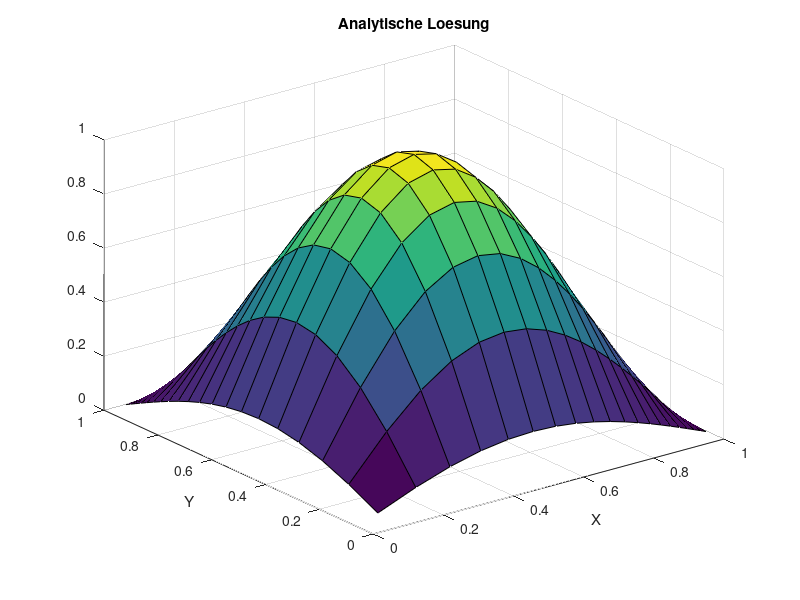
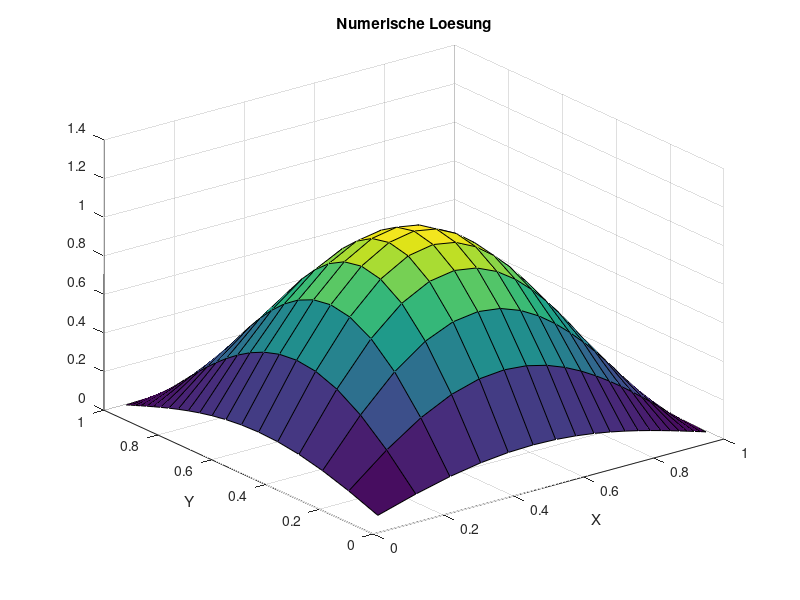
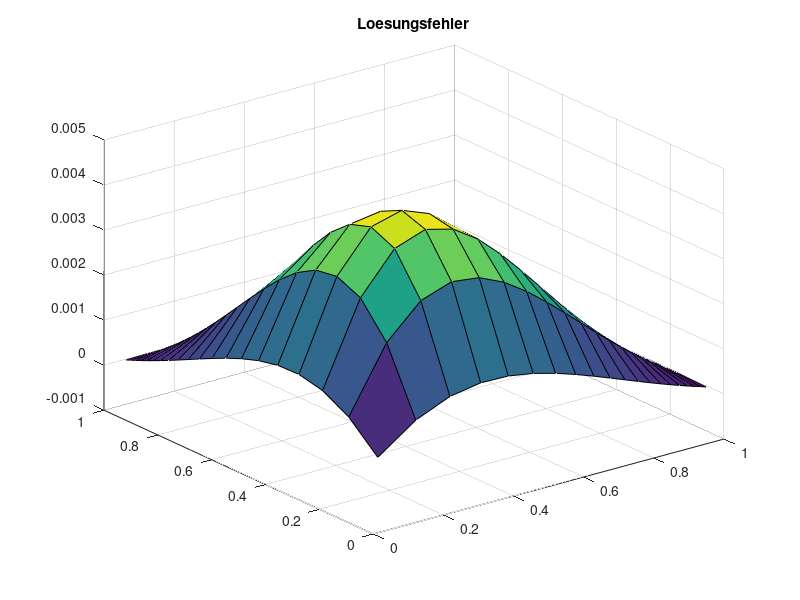
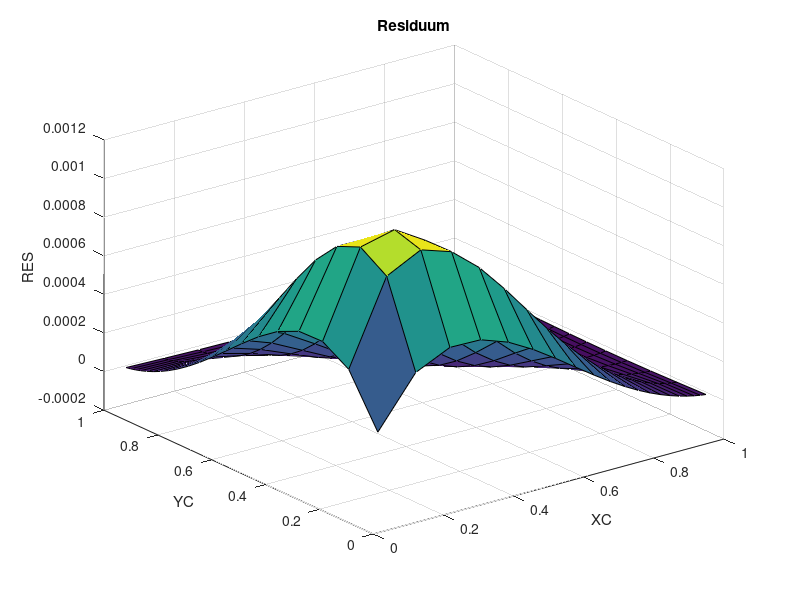

These charts were generated, in order, by the following MATLAB code:
clc
clear all
close all
SOL=@(x,y) sin(pi*x)*sin(pi*y);
MSOL=@(x,y) -2*pi^2*sin(pi*x)*sin(pi*y) + pi*cos(pi*x)*sin(pi*y) + pi*sin(pi*x)*cos(pi*y);
%SOL=@(x,y) sin(pi/2*x)*sin(pi/2*y);
%MSOL=@(x,y) pi/2*cos(pi/2*x)*cos(pi/2*y) -pi/2*sin(pi/2*x)*sin(pi/2*y) -pi^2/2*sin(pi/2*x)*cos(pi/2*y);
DIF=1.0;
KONV=1.0;
XMIN=0.0;
XMAX=1.0;
YMIN=0.0;
YMAX=1.0;
ALPHAX=0.9;
ALPHAY=0.9;
N=20; % KV's in einer Koordinatenrichtung, macht N^2 KV gesamt
NN=N*N;


X = zeros(1,N+1);
for I=1:N+1
  X(I) = XMIN + (ALPHAX^(I-1)-1)/(ALPHAX^N-1)*(XMAX-XMIN);
end
Y = zeros(1,N+1);
for I=1:N+1
  Y(I) = YMIN + (ALPHAY^(I-1)-1)/(ALPHAY^N-1)*(YMAX-YMIN);
end

NDIVS = 3;
% N halbieren
%for j=1:NDIVS
%idx =1;
%X2=0;
%for i=1:length(X)+1
  %if mod(i, 2)==1
    %X2(idx)=X(i);
    %idx=idx+1;
  %end
%end
%X=X2;
%N=length(X)-1;
%end

%for j=1:NDIVS
%idx =1;
%Y2=0;
%for i=1:length(Y)+1
  %if mod(i, 2)==1
    %Y2(idx)=Y(i);
    %idx=idx+1;
  %end
%end
%Y=Y2;
%N=length(Y)-1;
%end
%NN=N*N;

XC = (X(1:N)+X(2:N+1))/2;
YC = (Y(1:N)+Y(2:N+1))/2;
XCR = [XMIN, XC, XMAX];
YCR = [YMIN, YC, YMAX];

%%% ANALYTISCHE LÖSUNG
TA = zeros(N, N);
for I=1:N
  for J=1:N
    TA(I, J)=SOL(XC(I), YC(J));
  end
end

figure(1)
surf(XC, YC, TA');
title('Analytische Loesung')
xlabel('X')
ylabel('Y')

%%% FVM Lösung

% Randbedingungen
for I=1:N RBS(I)=SOL(XC(I), 0); end
for I=1:N RBN(I)=SOL(XC(I), 1); end
for I=1:N RBE(I)=SOL(1, YC(I)); end
for I=1:N RBW(I)=SOL(0, YC(I)); end

% Koeffizienten speichern
AP = zeros(N);
AE = zeros(N);
AN = zeros(N);
AW = zeros(N);
AS = zeros(N);

for I=1:N
  for J=1:N
    DX = X(I+1)-X(I);
    DY = Y(J+1)-Y(J);

    DXE = XCR(I+2)-XCR(I+1);
    DXW = XCR(I+1)-XCR(I);

    DYN = YCR(J+2)-YCR(J+1);
    DYS = YCR(J+1)-YCR(J);

    AE(I,J) = DIF*DY/DXE;
    AW(I,J) = DIF*DY/DXW;
    AN(I,J) = DIF*DX/DYN;
    AS(I,J) = DIF*DX/DYS;

    AP(I,J) = -AE(I,J)-AN(I,J)-AW(I,J)-AS(I,J);

    DCDSE = (X(I+1)-XCR(I+1))/DXE;
    DCDSW = (XCR(I+1)-X(I))/DXW;
    DCDSN = (Y(J+1)-YCR(J+1))/DYN;
    DCDSS = (YCR(J+1)-Y(J))/DYS;

    AEK(I,J) = KONV * DCDSE * DY;
    AWK(I,J) =-KONV * DCDSW * DY;
    ANK(I,J) = KONV * DCDSN * DX;
    ASK(I,J) =-KONV * DCDSS * DX;

    APK(I,J) = KONV*((1-DCDSE)-(1-DCDSW))*DY+KONV*((1-DCDSN)-(1-DCDSS))*DX;

    AK(I,J) = KONV;
  end
end

% Gesamtgleichungssystem aufstellen
A = zeros(NN);
b = zeros(NN, 1);

for J=1:N
  for I=1:N
    IDX = (J-1)*N + I;

    DX = X(I+1)-X(I);
    DY = Y(J+1)-Y(J);
    b(IDX) = MSOL(XC(I),YC(J))*DX*DY;

    % Hauptdiagonale
    A(IDX, IDX) = AP(I,J) + APK(I,J);
    A2(IDX,IDX) = APK(I,J);

    % Westliche Nebendiagonale
    if mod(IDX,N)==1
      b(IDX) = b(IDX) - AW(I,J)*RBW(J) + AK(I,J)*RBW(J);
    else
      A(IDX, IDX-1) = AW(I,J) + AWK(I,J);
    end

    % Östliche Nebendiagonale
    if mod(IDX,N)==0
      b(IDX) = b(IDX) - AE(I,J)*RBE(J) - AK(I,J)*RBE(J);
    else
      A(IDX, IDX+1) = AE(I,J) + AEK(I,J);
    end

    % Nördliche Nebendiagonale
    if IDX > NN-N
      b(IDX) = b(IDX) - AN(I,J)*RBN(I) + AK(I,J)*RBN(I);
    else
      A(IDX, IDX+N) = AN(I,J) + ANK(I,J);
    end

    % Südliche Nebendiagonale
    if IDX <= N
      b(IDX) = b(IDX) - AS(I,J)*RBS(I) - AK(I,J)*RBS(I);
    else
      A(IDX, IDX-N) = AS(I,J) + ASK(I,J);
    end
  end
end

t=A\b;
T=reshape(t,N,N);

% mit Randwerten
T2 = zeros(N+2);
T2(2:N+1,2:N+1) = T;

figure(2)
surf(XC, YC, T');
title('Numerische Loesung')
xlabel('X')
ylabel('Y')


%%% Lösungsfehler berechnen
SERR=0.0;
ERR=zeros(N);
for I=1:N
  for J=1:N
    ERR(I,J)=T(I, J)-TA(I, J);
    SERR=SERR+ERR(I,J)^2;
  end
end
SERR=sqrt(SERR/NN);

figure(3)
surf(XC, YC, ERR');
title('Loesungsfehler')

fprintf('Summierter Fehler %16.10e NN=%g\n', SERR, NN);

%%% ORDNUNG  BESTIMMEN
%T3
ERR5=5.7803454106e-02;
ERR10=9.2055921584e-03;
ERR20=2.0604562105e-03;
ERR40=5.0728031553e-04;
op=log((ERR5)/(ERR10))/log(2);
fprintf('Ordnung des Verfahrens %16.10e \n',op  );
op=log((ERR10)/(ERR20))/log(2);
fprintf('Ordnung des Verfahrens %16.10e \n',op  );
op=log((ERR20)/(ERR40))/log(2);
fprintf('Ordnung des Verfahrens %16.10e \n',op  );



%%% RESIDUUM BERECHNEN
s=zeros(N);
for I=1:N
  for J=1:N
    s(I, J)=SOL(XC(I), YC(J));
  end
end

s=reshape(s, NN, 1);

RES=A*s-b;

RES2 = reshape(RES, N, N);

figure(4)
surf(XC, YC, RES2');

xlabel('XC')
ylabel('YC')
zlabel('RES')
title('Residuum')

%%% Truncation Error berechnen

% b ohne Randwerte
TERR=zeros(N);
b=zeros(N);
for I=1:N
  for J=1:N
    DX = X(I+1)-X(I);
    DY = Y(J+1)-Y(J);
    b(I,J) = MSOL(XC(I),YC(J))*DX*DY;
  end
end

% source term
TERRS=zeros(N);
for I=1:N
  for J=1:N
    % benötigte Werte zwischenspeichern
    XP=XCR(I+1);
    YP=YCR(J+1);
    Xe=X(I+1);
    Xw=X(I);
    Yn=Y(J+1);
    Ys=Y(J);

    DX = Xe-Xw;
    DY = Yn-Ys;
    fP = b(I,J);

    % west
    if I==1
      fE=b(I+1);
      XE=XCR(I+2);

      TERRS1 = 1/(6*DX)*((fE-fP)/(XE-XP)-(fP-RBW(J))/(XP-Xw))*((Xe-XP)^3-(Xw-XP)^3)*DY;
    % east
    elseif I==N
      fW=b(I-1);
      XW=XCR(I);

      TERRS1 = 1/(6*DX)*((RBE(J)-fP)/(Xe-XP)-(fP-fW)/(XP-XW))*((Xe-XP)^3-(Xw-XP)^3)*DY;
    % central
    else
      fE=b(I+1,J);
      XE=XCR(I+2);
      fW=b(I-1,J);
      XW=XCR(I);

      TERRS1 = 1/(6*DX)*((fE-fP)/(XE-XP) - (fP-fW)/(XP-XW))* ((Xe-XP)^3-(Xw-XP)^3)*DY;
    end

    % south
    if J==1
      fN=b(I,J+1);
      YN=YCR(J+2);

      TERRS2 = 1/(6*DY)*((fN-fP)/(YN-YP) - (fP-RBS(I))/(YP-Ys))* ((Yn-YP)^3 - (Ys-YP)^3)*DX;
    % west
    elseif J==N
      fS=b(I,J-1);
      YS=YCR(J);

      TERRS2 = 1/(6*DY)*((RBN(I)-fP)/(Yn-YP) - (fP-fS)/(YP-YS))* ((Yn-YP)^3 - (Ys-YP)^3)*DX;
    % central
    else
      fN=b(I,J+1);
      YN=YCR(J+2);
      fS=b(I,J-1);
      YS=YCR(J);

      TERRS2 = 1/(6*DY)*((fN-fP)/(YN-YP) - (fP-fS)/(YP-YS))* ((Yn-YP)^3 - (Ys-YP)^3)*DX;
    end

    TERRS(I,J) = TERRS1 + TERRS2;
  end
end

TERRDE=zeros(N);
TERRDW=zeros(N);
TERRDN=zeros(N);
TERRDS=zeros(N);
TERRKE=zeros(N);
TERRKW=zeros(N);
TERRKN=zeros(N);
TERRKS=zeros(N);
for I=1:N
  for J=1:N
    % benötigte Werte zwischenspeichern
    XP=XCR(I+1);
    YP=YCR(J+1);
    Xe=X(I+1);
    Xw=X(I);
    Yn=Y(J+1);
    Ys=Y(J);

    DX = Xe-Xw;
    DY = Yn-Ys;

    TP=T(I,J);

    % west
    if I==1
      XE=XCR(I+2);
      TE=T(I+1,J);
      Xee=X(I+2);

      XEE=XCR(I+3);
      TEE=T(I+2,J);

      De = (Xe-XP)/(XE-XP);
      Te = De * TE + (1-De) * TP;

      TERRDE(I,J) = 1/(2*(XE-XP))*((TEE-TP)/(XEE-XP)-(TE-RBW(J))/(XE-Xw))...
        * (((XP-Xe)^2-(XE-Xe)^2)/(XE-XP))...
        + (1/(Xee-Xe)*((TEE-TE)/(XEE-XE)-(TE-TP)/(XE-XP)) - 1/(Xe-Xw)*((TE-TP)/(XE-XP)-(TP-RBW(J))/(XP-Xw)))...
        * 1/(6*(XE-XP))*(((XP-Xe)^3-(XE-Xe)^3)/(XE-XP))...
        + (1/(Xee-Xe)*((TEE-TE)/(XEE-XE)-(TE-TP)/(XE-XP)) - 1/(Xe-Xw)*((TE-TP)/(XE-XP)-(TP-RBW(J))/(XP-Xw)))...
        * 1/(6*(XE-XP)) * ((Yn-YP)^3 - (Ys-YP)^3);

      TERRDW(I,J) = -1/2*((Te-RBW(J))/(Xe-Xw) - (TP-RBW(J))/(XP-Xw));

      TERRKE(I,J) = 1/(2*(Xe-Xw))*((TE-TP)/(XE-XP) - (TP-RBW(J))/(XP-Xw))*(Xe-XE)*(Xe-XP)...
          + 1/(6*(XE-XP))*((TEE-TP)/(XEE-XP)-(TE-RBW(J))/(XE-Xw)) * ((Yn-YP)^3 - (Ys-YP)^3)...
          + 1/6*(Xe-XP)/DX*((Xe-XP)^2-(XE-XP)^2)...
          * (1/(XE-XP)*((TEE-TP)/(XEE-XP)-(TE-RBW(J))/(XE-Xw)) - 1/(XP-Xw)*((TE-RBW(J))/(XE-Xw) - (TP-RBW(J))/(XP-Xw)));

      TERRKW(I,J) = 0;

    % west +1
    elseif I==2
      XE=XCR(I+2);
      TE=T(I+1,J);
      Xee=X(I+2);

      XEE=XCR(I+3);
      TEE=T(I+2,J);

      XW=XCR(I);
      TW=T(I-1,J);
      Xww=X(I-1);

      TERRDE(I,J) = 1/(2*(XE-XP))*((TEE-TP)/(XEE-XP)-(TE-TW)/(XE-XW))...
        * (((XP-Xe)^2-(XE-Xe)^2)/(XE-XP))...
        + (1/(Xee-Xe)*((TEE-TE)/(XEE-XE)-(TE-TP)/(XE-XP)) - 1/(Xe-Xw)*((TE-TP)/(XE-XP)-(TP-TW)/(XP-XW)))...
        * 1/(6*(XE-XP))*(((XP-Xe)^3-(XE-Xe)^3)/(XE-XP))...
        + (1/(Xee-Xe)*((TEE-TE)/(XEE-XE)-(TE-TP)/(XE-XP)) - 1/(Xe-Xw)*((TE-TP)/(XE-XP)-(TP-TW)/(XP-XW)))...
        * 1/(6*(XE-XP)) * ((Yn-YP)^3 - (Ys-YP)^3);

      TERRDW(I,J) = 1/(2*(XP-XW))*((TE-TW)/(XE-XW)-(TP-RBW(J))/(XP-Xww))...
        * (((XW-Xw)^2-(XP-Xw)^2)/(XP-XW))...
        + (1/(Xe-Xw)*((TE-TP)/(XE-XP)-(TP-TW)/(XP-XW)) - 1/(Xw-Xww)*((TP-TW)/(XP-XW)-(TW-RBW(J))/(XW-Xww)))...
        * 1/(6*(XP-XW))*(((XW-Xw)^3-(XP-Xw)^3)/(XP-XW))...
        + (1/(Xe-Xw)*((TE-TP)/(XE-XP)-(TP-TW)/(XP-XW)) - 1/(Xw-Xww)*((TP-TW)/(XP-XW)-(TW-RBW(J))/(XW-Xww)))...
        * 1/(6*(XP-XW)) * ((Yn-YP)^3 - (Ys-YP)^3);

      TERRKE(I,J) = 1/(2*(Xe-Xw))*((TE-TP)/(XE-XP) - (TP-TW)/(XP-XW))*(Xe-XE)*(Xe-XP)...
          + 1/(6*(XE-XP))*((TEE-TP)/(XEE-XP)-(TE-TW)/(XE-XW)) * ((Yn-YP)^3 - (Ys-YP)^3)...
          + 1/6*(Xe-XP)/DX*((Xe-XP)^2-(XE-XP)^2)...
          * (1/(XE-XP)*((TEE-TP)/(XEE-XP)-(TE-TW)/(XE-XW)) - 1/(XP-XW)*((TE-TW)/(XE-XW) - (TP-RBW(J))/(XP-Xww)));

      TERRKW(I,J) = 1/(2*(Xe-Xw))*((TE-TP)/(XE-XP) - (TP-TW)/(XP-XW))*(Xw-XW)*(Xw-XP)...
          + 1/(2*(XP-XW))*((TE-TW)/(XE-XW)-(TP-RBW(J))/(XP-Xww))*((Yn-YP)^3 - (Ys-YP)^3)...
          + 1/6*(Xw-XP)/DX*((Xw-XP)^2-(XW-XP)^2)...
          * (1/(XE-XP)*((TEE-TP)/(XEE-XP)-(TE-TW)/(XE-XW)) - 1/(XP-XW)*((TE-TW)/(XE-XW) - (TP-RBW(J))/(XP-Xww)));

    % east -1
    elseif I==N-1
      XE=XCR(I+2);
      TE=T(I+1,J);
      Xee=X(I+2);

      XW=XCR(I);
      TW=T(I-1,J);
      Xww=X(I-1);

      XWW=XCR(I-1);
      TWW=T(I-2,J);

      TERRDE(I,J) = 1/(2*(XE-XP))*((RBE(J)-TP)/(Xee-XP)-(TE-TW)/(XE-XW))...
        * (((XP-Xe)^2-(XE-Xe)^2)/(XE-XP))...
        + (1/(Xee-Xe)*((RBE(J)-TE)/(Xee-XE)-(TE-TP)/(XE-XP)) - 1/(Xe-Xw)*((TE-TP)/(XE-XP)-(TP-TW)/(XP-XW)))...
        * 1/(6*(XE-XP))*(((XP-Xe)^3-(XE-Xe)^3)/(XE-XP))...
        + (1/(Xee-Xe)*((RBE(J)-TE)/(Xee-XE)-(TE-TP)/(XE-XP)) - 1/(Xe-Xw)*((TE-TP)/(XE-XP)-(TP-TW)/(XP-XW)))...
        * 1/(6*(XE-XP)) * ((Yn-YP)^3 - (Ys-YP)^3);

      TERRDW(I,J) = 1/(2*(XP-XW))*((TE-TW)/(XE-XW)-(TP-TWW)/(XP-XWW))...
        * (((XW-Xw)^2-(XP-Xw)^2)/(XP-XW))...
        + (1/(Xe-Xw)*((TE-TP)/(XE-XP)-(TP-TW)/(XP-XW)) - 1/(Xw-Xww)*((TP-TW)/(XP-XW)-(TW-TWW)/(XW-XWW)))...
        * 1/(6*(XP-XW))*(((XW-Xw)^3-(XP-Xw)^3)/(XP-XW))...
        + (1/(Xe-Xw)*((TE-TP)/(XE-XP)-(TP-TW)/(XP-XW)) - 1/(Xw-Xww)*((TP-TW)/(XP-XW)-(TW-TWW)/(XW-XWW)))...
        * 1/(6*(XP-XW)) * ((Yn-YP)^3 - (Ys-YP)^3);

      TERRKE(I,J) = 1/(2*(Xe-Xw))*((TE-TP)/(XE-XP) - (TP-TW)/(XP-XW))*(Xe-XE)*(Xe-XP)...
          + 1/(6*(XE-XP))*((RBE(J)-TP)/(Xee-XP)-(TE-TW)/(XE-XW)) * ((Yn-YP)^3 - (Ys-YP)^3)...
          + 1/6*(Xe-XP)/DX*((Xe-XP)^2-(XE-XP)^2)...
          * (1/(XE-XP)*((RBE(J)-TP)/(Xee-XP)-(TE-TW)/(XE-XW)) - 1/(XP-XW)*((TE-TW)/(XE-XW) - (TP-TWW)/(XP-XWW)));

      TERRKW(I,J) = 1/(2*(Xe-Xw))*((TE-TP)/(XE-XP) - (TP-TW)/(XP-XW))*(Xw-XW)*(Xw-XP)...
          + 1/(2*(XP-XW))*((TE-TW)/(XE-XW)-(TP-TWW)/(XP-XWW))*((Yn-YP)^3 - (Ys-YP)^3)...
          + 1/6*(Xw-XP)/DX*((Xw-XP)^2-(XW-XP)^2)...
          * (1/(XE-XP)*((RBE(J)-TP)/(Xee-XP)-(TE-TW)/(XE-XW)) - 1/(XP-XW)*((TE-TW)/(XE-XW) - (TP-TWW)/(XP-XWW)));

    % east
    elseif I==N
      XW=XCR(I);
      TW=T(I-1,J);
      Xww=X(I-1);

      XWW=XCR(I-1);
      TWW=T(I-2,J);

      Dw = (XP-Xw)/(XP-XW);
      Tw = Dw * TW + (1-Dw)*TP;

      TERRDE(I,J) = 1/2*((RBE(J)-TP)/(Xe-XP) - (RBE(J)-Tw)/(Xe-Xw));

      TERRDW(I,J) = 1/(2*(XP-XW))*((RBE(J)-TW)/(Xe-XW)-(TP-TWW)/(XP-XWW))...
        * (((XW-Xw)^2-(XP-Xw)^2)/(XP-XW))...
        + (1/(Xe-Xw)*((RBE(J)-TP)/(Xe-XP)-(TP-TW)/(XP-XW)) - 1/(Xw-Xww)*((TP-TW)/(XP-XW)-(TW-TWW)/(XW-XWW)))...
        * 1/(6*(XP-XW))*(((XW-Xw)^3-(XP-Xw)^3)/(XP-XW))...
        + (1/(Xe-Xw)*((RBE(J)-TP)/(Xe-XP)-(TP-TW)/(XP-XW)) - 1/(Xw-Xww)*((TP-TW)/(XP-XW)-(TW-TWW)/(XW-XWW)))...
        * 1/(6*(XP-XW)) * ((Yn-YP)^3 - (Ys-YP)^3);;

      TERRKE(I,J) = 0;

      TERRKW(I,J) = 1/(2*(Xe-Xw))*((RBE(J)-TP)/(Xe-XP) - (TP-TW)/(XP-XW))*(Xw-XW)*(Xw-XP)...
          + 1/(2*(XP-XW))*((RBE(J)-TW)/(Xe-XW)-(TP-TWW)/(XP-XWW))*((Yn-YP)^3 - (Ys-YP)^3)...
          + 1/6*(Xw-XP)/DX*((Xw-XP)^2-(XW-XP)^2)...
          * (1/(Xe-XP)*((RBE(J)-TP)/(Xe-XP)-(RBE(J)-TW)/(Xe-XW)) - 1/(XP-XW)*((RBE(J)-TW)/(Xe-XW) - (TP-TWW)/(XP-XWW)));


    else
      XW=XCR(I);
      TW=T(I-1,J);
      Xww=X(I-1);

      XE=XCR(I+2);
      TE=T(I+1,J);
      Xee=X(I+2);

      XWW=XCR(I-1);
      TWW=T(I-2,J);

      XEE=XCR(I+3);
      TEE=T(I+2,J);

      TERRDE(I,J) = 1/(2*(XE-XP))*((TEE-TP)/(XEE-XP)-(TE-TW)/(XE-XW))...
        * (((XP-Xe)^2-(XE-Xe)^2)/(XE-XP))...
        + (1/(Xee-Xe)*((TEE-TE)/(XEE-XE)-(TE-TP)/(XE-XP)) - 1/(Xe-Xw)*((TE-TP)/(XE-XP)-(TP-TW)/(XP-XW)))...
        * 1/(6*(XE-XP))*(((XP-Xe)^3-(XE-Xe)^3)/(XE-XP))...
        + (1/(Xee-Xe)*((TEE-TE)/(XEE-XE)-(TE-TP)/(XE-XP)) - 1/(Xe-Xw)*((TE-TP)/(XE-XP)-(TP-TW)/(XP-XW)))...
        * 1/(6*(XE-XP)) * ((Yn-YP)^3 - (Ys-YP)^3);

      TERRDW(I,J) = 1/(2*(XP-XW))*((TE-TW)/(XE-XW)-(TP-TWW)/(XP-XWW))...
        * (((XW-Xw)^2-(XP-Xw)^2)/(XP-XW))...
        + (1/(Xe-Xw)*((TE-TP)/(XE-XP)-(TP-TW)/(XP-XW)) - 1/(Xw-Xww)*((TP-TW)/(XP-XW)-(TW-TWW)/(XW-XWW)))...
        * 1/(6*(XP-XW))*(((XW-Xw)^3-(XP-Xw)^3)/(XP-XW))...
        + (1/(Xe-Xw)*((TE-TP)/(XE-XP)-(TP-TW)/(XP-XW)) - 1/(Xw-Xww)*((TP-TW)/(XP-XW)-(TW-TWW)/(XW-XWW)))...
        * 1/(6*(XP-XW)) * ((Yn-YP)^3 - (Ys-YP)^3);

      TERRKE(I,J) = 1/(2*(Xe-Xw))*((TE-TP)/(XE-XP) - (TP-TW)/(XP-XW))*(Xe-XE)*(Xe-XP)...
          + 1/(6*(XE-XP))*((TEE-TP)/(XEE-XP)-(TE-TW)/(XE-XW)) * ((Yn-YP)^3 - (Ys-YP)^3)...
          + 1/6*(Xe-XP)/DX*((Xe-XP)^2-(XE-XP)^2)...
          * (1/(XE-XP)*((TEE-TP)/(XEE-XP)-(TE-TW)/(XE-XW)) - 1/(XP-XW)*((TE-TW)/(XE-XW) - (TP-TWW)/(XP-XWW)));

      TERRKW(I,J) = 1/(2*(Xe-Xw))*((TE-TP)/(XE-XP) - (TP-TW)/(XP-XW))*(Xw-XW)*(Xw-XP)...
          + 1/(2*(XP-XW))*((TE-TW)/(XE-XW)-(TP-TWW)/(XP-XWW))*((Yn-YP)^3 - (Ys-YP)^3)...
          + 1/6*(Xw-XP)/DX*((Xw-XP)^2-(XW-XP)^2)...
          * (1/(XE-XP)*((TEE-TP)/(XEE-XP)-(TE-TW)/(XE-XW)) - 1/(XP-XW)*((TE-TW)/(XE-XW) - (TP-TWW)/(XP-XWW)));
    end






    % south
    if J==1
      YN=YCR(J+2);
      Ynn=Y(J+2);
      TN=T(I,J+1);

      YNN=YCR(J+3);
      TNN=T(I,J+2);

      Dn = (Yn-YP)/(YN-YP);
      Tn = Dn * TN + (1-Dn) * TP;

      TERRDN(I,J) = 1/(2*(YN-YP))*((TNN-TP)/(YNN-YP)-(TN-RBS(I))/(YN-Ys))...
        * (((YP-Yn)^2-(YN-Yn)^2)/(YN-YP))...
        + (1/(Ynn-Yn)*((TNN-TN)/(YNN-YN)-(TN-TP)/(YN-YP)) - 1/(Yn-Ys)*((TN-TP)/(YN-YP)-(TP-RBS(I))/(YP-Ys)))...
        * 1/(6*(YN-YP))*(((YP-Yn)^3-(YN-Yn)^3)/(YN-YP))...
        + (1/(Ynn-Yn)*((TNN-TN)/(YNN-YN)-(TN-TP)/(YN-YP)) - 1/(Yn-Ys)*((TN-TP)/(YN-YP)-(TP-RBS(I))/(YP-Ys)))...
        * 1/(6*(YN-YP)) * ((Xe-XP)^3 - (Xw-XP)^3);

      TERRDW(I,J) = -1/2*((Tn-RBS(I))/(Yn-Ys) - (TP-RBS(I))/(YP-Ys));

      TERRKN(I,J) = 1/(2*(Yn-Ys))*((TN-TP)/(YN-YP) - (TP-RBS(I))/(YP-Ys))*(Yn-YN)*(Yn-YP)...
          + 1/(6*(YN-YP))*((TNN-TP)/(YNN-YP)-(TN-RBS(I))/(YN-Ys)) * ((Xe-XP)^3 - (Xw-XP)^3)...
          + 1/6*(Yn-YP)/DY*((Yn-YP)^2-(YN-YP)^2)...
          * (1/(YN-YP)*((TNN-TP)/(YNN-YP)-(TN-RBS(I))/(YN-Ys)) - 1/(YP-Ys)*((TN-RBS(I))/(YN-Ys) - (TP-RBS(I))/(YP-Ys)));

      TERRKS(I,J) = 0;

    % south +1
    elseif J==2
      YN=YCR(J+2);
      Ynn=Y(J+2);
      TN=T(I,J+1);

      YS=YCR(J);
      Yss=Y(J-1);
      TS=T(I,J-1);

      YNN=YCR(J+3);
      TNN=T(I,J+2);

      TERRDN(I,J) = 1/(2*(YN-YP))*((TNN-TP)/(YNN-YP)-(TN-TS)/(YN-YS))...
        * (((YP-Yn)^2-(YN-Yn)^2)/(YN-YP))...
        + (1/(Ynn-Yn)*((TNN-TN)/(YNN-YN)-(TN-TP)/(YN-YP)) - 1/(Yn-Ys)*((TN-TP)/(YN-YP)-(TP-TS)/(YP-YS)))...
        * 1/(6*(YN-YP))*(((YP-Yn)^3-(YN-Yn)^3)/(YN-YP))...
        + (1/(Ynn-Yn)*((TNN-TN)/(YNN-YN)-(TN-TP)/(YN-YP)) - 1/(Yn-Ys)*((TN-TP)/(YN-YP)-(TP-TS)/(YP-YS)))...
        * 1/(6*(YN-YP)) * ((Xe-XP)^3 - (Xw-XP)^3);

      TERRDS(I,J) = 1/(2*(YP-YS))*((TN-TS)/(YN-YS)-(TP-RBS(I))/(YP-Yss))...
        * (((YS-Ys)^2-(YP-Ys)^2)/(YP-YS))...
        + (1/(Yn-Ys)*((TN-TP)/(YN-YP)-(TP-TS)/(YP-YS)) - 1/(Ys-Yss)*((TP-TS)/(YP-YS)-(TS-RBS(I))/(YS-Yss)))...
        * 1/(6*(YP-YS))*(((YS-Ys)^3-(YP-Ys)^3)/(YP-YS))...
        + (1/(Yn-Ys)*((TN-TP)/(YN-YP)-(TP-TS)/(YP-YS)) - 1/(Ys-Yss)*((TP-TS)/(YP-YS)-(TS-RBS(I))/(YS-Yss)))...
        * 1/(6*(YP-YS)) * ((Xe-XP)^3 - (Xw-XP)^3);

      TERRKN(I,J) = 1/(2*(Yn-Ys))*((TN-TP)/(YN-YP) - (TP-TS)/(YP-YS))*(Yn-YN)*(Yn-YP)...
          + 1/(6*(YN-YP))*((TNN-TP)/(YNN-YP)-(TN-TS)/(YN-YS)) * ((Xe-XP)^3 - (Xw-XP)^3)...
          + 1/6*(Yn-YP)/DY*((Yn-YP)^2-(YN-YP)^2)...
          * (1/(YN-YP)*((TNN-TP)/(YNN-YP)-(TN-TS)/(YN-YS)) - 1/(YP-YS)*((TN-TS)/(YN-YS) - (TP-RBS(I))/(YP-Yss)));

      TERRKS(I,J) = 1/(2*(Yn-Ys))*((TN-TP)/(YN-YP) - (TP-TS)/(YP-YS))*(Ys-YS)*(Ys-YP)...
          + 1/(2*(YP-YS))*((TN-TS)/(YN-YS)-(TP-RBS(I))/(YP-Yss)) * ((Xe-XP)^3 - (Xw-XP)^3)...
          + 1/6*(Ys-YP)/DY*((Ys-YP)^2-(YS-YP)^2)...
          * (1/(YN-YP)*((TNN-TP)/(YNN-YP)-(TN-TS)/(YN-YS)) - 1/(YP-YS)*((TN-TS)/(YN-YS) - (TP-RBS(I))/(YP-Yss)));

    % north -1
    elseif J==N-1
      YN=YCR(J+2);
      Ynn=Y(J+2);
      TN=T(I,J+1);

      YS=YCR(J);
      Yss=Y(J-1);
      TS=T(I,J-1);

      YSS=YCR(J-1);
      TSS=T(I,J-2);

      TERRDN(I,J) = 1/(2*(YN-YP))*((RBN(I)-TP)/(Ynn-YP)-(TN-TS)/(YN-YS))...
        * (((YP-Yn)^2-(YN-Yn)^2)/(YN-YP))...
        + (1/(Ynn-Yn)*((RBN(I)-TN)/(Ynn-YN)-(TN-TP)/(YN-YP)) - 1/(Yn-Ys)*((TN-TP)/(YN-YP)-(TP-TS)/(YP-YS)))...
        * 1/(6*(YN-YP))*(((YP-Yn)^3-(YN-Yn)^3)/(YN-YP))...
        + (1/(Ynn-Yn)*((RBN(I)-TN)/(Ynn-YN)-(TN-TP)/(YN-YP)) - 1/(Yn-Ys)*((TN-TP)/(YN-YP)-(TP-TS)/(YP-YS)))...
        * 1/(6*(YN-YP)) * ((Xe-XP)^3 - (Xw-XP)^3);

      TERRDS(I,J) = 1/(2*(YP-YS))*((TN-TS)/(YN-YS)-(TP-TSS)/(YP-YSS))...
        * (((YS-Ys)^2-(YP-Ys)^2)/(YP-YS))...
        + (1/(Yn-Ys)*((TN-TP)/(YN-YP)-(TP-TS)/(YP-YS)) - 1/(Ys-Yss)*((TP-TS)/(YP-YS)-(TS-TSS)/(YS-YSS)))...
        * 1/(6*(YP-YS))*(((YS-Ys)^3-(YP-Ys)^3)/(YP-YS))...
        + (1/(Yn-Ys)*((TN-TP)/(YN-YP)-(TP-TS)/(YP-YS)) - 1/(Ys-Yss)*((TP-TS)/(YP-YS)-(TS-TSS)/(YS-YSS)))...
        * 1/(6*(YP-YS)) * ((Xe-XP)^3 - (Xw-XP)^3);

      TERRKN(I,J) = 1/(2*(Yn-Ys))*((TN-TP)/(YN-YP) - (TP-TS)/(YP-YS))*(Yn-YN)*(Yn-YP)...
          + 1/(6*(YN-YP))*((RBN(I)-TP)/(Ynn-YP)-(TN-TS)/(YN-YS)) * ((Xe-XP)^3 - (Xw-XP)^3)...
          + 1/6*(Yn-YP)/DY*((Yn-YP)^2-(YN-YP)^2)...
          * (1/(YN-YP)*((RBN(I)-TP)/(Ynn-YP)-(TN-TS)/(YN-YS)) - 1/(YP-YS)*((TN-TS)/(YN-YS) - (TP-TSS)/(YP-YSS)));

      TERRKS(I,J) = 1/(2*(Yn-Ys))*((TN-TP)/(YN-YP) - (TP-TS)/(YP-YS))*(Ys-YS)*(Ys-YP)...
          + 1/(2*(YP-YS))*((TN-TS)/(YN-YS)-(TP-TSS)/(YP-YSS)) * ((Xe-XP)^3 - (Xw-XP)^3)...
          + 1/6*(Ys-YP)/DY*((Ys-YP)^2-(YS-YP)^2)...
          * (1/(YN-YP)*((RBN(I)-TP)/(Ynn-YP)-(TN-TS)/(YN-YS)) - 1/(YP-YS)*((TN-TS)/(YN-YS) - (TP-TSS)/(YP-YSS)));

    % north
    elseif J==N
      YS=YCR(J);
      Yss=Y(J-1);
      TS=T(I,J-1);

      YSS=YCR(J-1);
      TSS=T(I,J-2);

      Ds = (YP-Ys)/(YP-YS);
      Ts = Ds * TS + (1-Ds)*TP;

      TERRDN(I,J) = 1/2*((RBN(I)-TP)/(Yn-YP) - (RBN(I)-Ts)/(Yn-Ys));

      TERRDS(I,J) = 1/(2*(YP-YS))*((RBN(I)-TS)/(Yn-YS)-(TP-TSS)/(YP-YSS))...
        * (((YS-Ys)^2-(YP-Ys)^2)/(YP-YS))...
        + (1/(Yn-Ys)*((RBN(I)-TP)/(Yn-YP)-(TP-TS)/(YP-YS)) - 1/(Ys-Yss)*((TP-TS)/(YP-YS)-(TS-TSS)/(YS-YSS)))...
        * 1/(6*(YP-YS))*(((YS-Ys)^3-(YP-Ys)^3)/(YP-YS))...
        + (1/(Yn-Ys)*((RBN(I)-TP)/(Yn-YP)-(TP-TS)/(YP-YS)) - 1/(Ys-Yss)*((TP-TS)/(YP-YS)-(TS-TSS)/(YS-YSS)))...
        * 1/(6*(YP-YS)) * ((Xe-XP)^3 - (Xw-XP)^3);

      TERRKN(I,J) = 0;

      TERRKS(I,J) = 1/(2*(Yn-Ys))*((RBN(I)-TP)/(Yn-YP) - (TP-TS)/(YP-YS))*(Ys-YS)*(Ys-YP)...
          + 1/(2*(YP-YS))*((RBN(I)-TS)/(Yn-YS)-(TP-TSS)/(YP-YSS)) * ((Xe-XP)^3 - (Xw-XP)^3)...
          + 1/6*(Ys-YP)/DY*((Ys-YP)^2-(YS-YP)^2)...
          * (1/(Yn-YP)*((RBN(I)-TP)/(Yn-YP)-(RBN(I)-TS)/(Yn-YS)) - 1/(YP-YS)*((RBN(I)-TS)/(Yn-YS) - (TP-TSS)/(YP-YSS)));

    % else
    else
      YN=YCR(J+2);
      Ynn=Y(J+2);
      TN=T(I,J+1);

      YS=YCR(J);
      Yss=Y(J-1);
      TS=T(I,J-1);

      YSS=YCR(J-1);
      TSS=T(I,J-2);

      YNN=YCR(J+3);
      TNN=T(I,J+2);

      TERRDN(I,J) = 1/(2*(YN-YP))*((TNN-TP)/(YNN-YP)-(TN-TS)/(YN-YS))...
        * (((YP-Yn)^2-(YN-Yn)^2)/(YN-YP))...
        + (1/(Ynn-Yn)*((TNN-TN)/(YNN-YN)-(TN-TP)/(YN-YP)) - 1/(Yn-Ys)*((TN-TP)/(YN-YP)-(TP-TS)/(YP-YS)))...
        * 1/(6*(YN-YP))*(((YP-Yn)^3-(YN-Yn)^3)/(YN-YP))...
        + (1/(Ynn-Yn)*((TNN-TN)/(YNN-YN)-(TN-TP)/(YN-YP)) - 1/(Yn-Ys)*((TN-TP)/(YN-YP)-(TP-TS)/(YP-YS)))...
        * 1/(6*(YN-YP)) * ((Xe-XP)^3 - (Xw-XP)^3);

      TERRDS(I,J) = 1/(2*(YP-YS))*((TN-TS)/(YN-YS)-(TP-TSS)/(YP-YSS))...
        * (((YS-Ys)^2-(YP-Ys)^2)/(YP-YS))...
        + (1/(Yn-Ys)*((TN-TP)/(YN-YP)-(TP-TS)/(YP-YS)) - 1/(Ys-Yss)*((TP-TS)/(YP-YS)-(TS-TSS)/(YS-YSS)))...
        * 1/(6*(YP-YS))*(((YS-Ys)^3-(YP-Ys)^3)/(YP-YS))...
        + (1/(Yn-Ys)*((TN-TP)/(YN-YP)-(TP-TS)/(YP-YS)) - 1/(Ys-Yss)*((TP-TS)/(YP-YS)-(TS-TSS)/(YS-YSS)))...
        * 1/(6*(YP-YS)) * ((Xe-XP)^3 - (Xw-XP)^3);

      TERRKN(I,J) = 1/(2*(Yn-Ys))*((TN-TP)/(YN-YP) - (TP-TS)/(YP-YS))*(Yn-YN)*(Yn-YP)...
          + 1/(6*(YN-YP))*((TNN-TP)/(YNN-YP)-(TN-TS)/(YN-YS)) * ((Xe-XP)^3 - (Xw-XP)^3)...
          + 1/6*(Yn-YP)/DY*((Yn-YP)^2-(YN-YP)^2)...
          * (1/(YN-YP)*((TNN-TP)/(YNN-YP)-(TN-TS)/(YN-YS)) - 1/(YP-YS)*((TN-TS)/(YN-YS) - (TP-TSS)/(YP-YSS)));

      TERRKS(I,J) = 1/(2*(Yn-Ys))*((TN-TP)/(YN-YP) - (TP-TS)/(YP-YS))*(Ys-YS)*(Ys-YP)...
          + 1/(2*(YP-YS))*((TN-TS)/(YN-YS)-(TP-TSS)/(YP-YSS)) * ((Xe-XP)^3 - (Xw-XP)^3)...
          + 1/6*(Ys-YP)/DY*((Ys-YP)^2-(YS-YP)^2)...
          * (1/(YN-YP)*((TNN-TP)/(YNN-YP)-(TN-TS)/(YN-YS)) - 1/(YP-YS)*((TN-TS)/(YN-YS) - (TP-TSS)/(YP-YSS)));
    end

    TERR(I,J) = TERRS(I,J) - TERRDE(I,J)*DY + TERRDW(I,J)*DY - TERRDN(I,J)*DX + TERRDS(I,J)*DX...
                           - TERRKE(I,J)*DY + TERRKW(I,J)*DY - TERRKN(I,J)*DX + TERRKS(I,J)*DX;
  end
end

figure(5)

surf(XC(2:N-1), YC(2:N-1), [TERR(2:N-1,2:N-1)]');
%surf(XC(3:N-2), YC(3:N-2), [TERR(3:N-2,3:N-2)]');
%surf(XC, YC, TERR');
title('TE');


RESTE = RES2-TERR;
figure(6)
surf(XC(3:N-2), YC(3:N-2), RESTE(3:N-2, 3:N-2)');
title('RES-TE');
